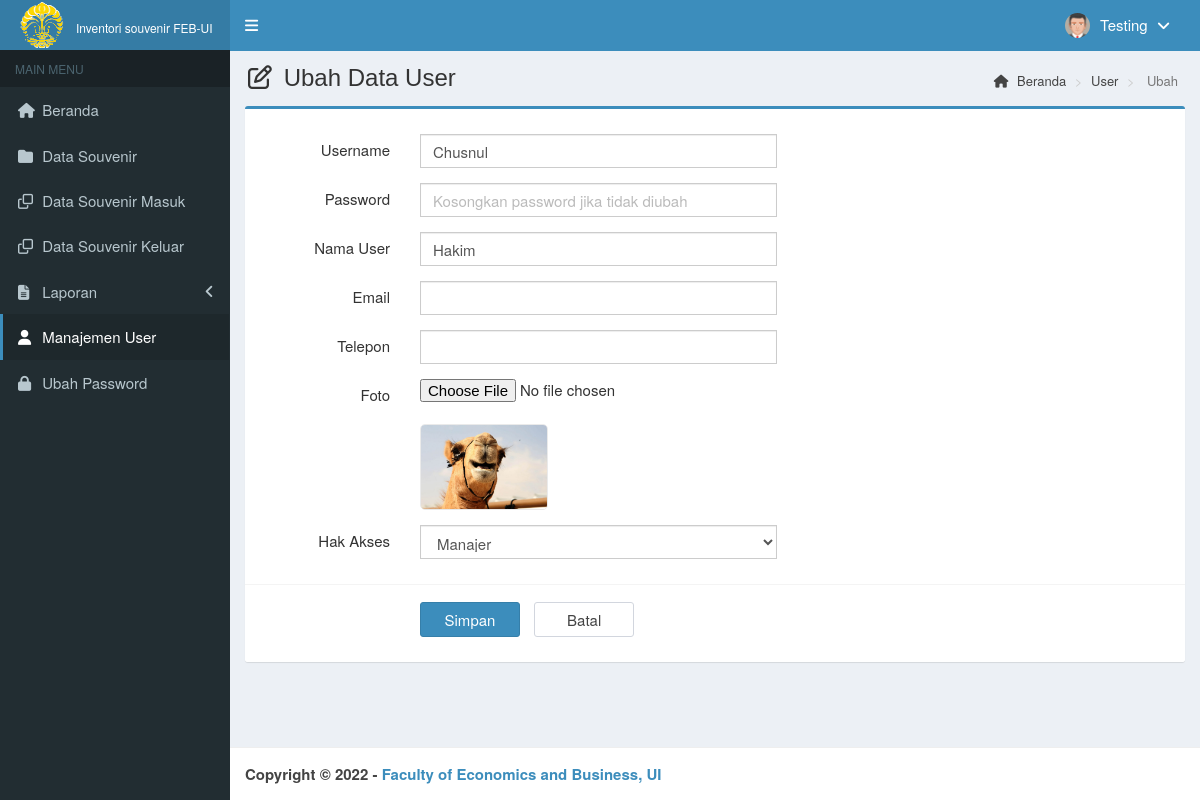
The app's page /main.php?module=form_user&form=edit&id=2 (signed in) with its own data.
### tables this page shows
CREATE TABLE `is_users` (
  `id_user` int(3) NOT NULL AUTO_INCREMENT,
  `username` varchar(50) NOT NULL,
  `nama_user` varchar(50) NOT NULL,
  `password` varchar(50) NOT NULL,
  `email` varchar(50) DEFAULT NULL,
  `telepon` varchar(13) DEFAULT NULL,
  `foto` varchar(100) DEFAULT NULL,
  `hak_akses` enum('Super Admin','Manajer','Gudang') NOT NULL,
  `status` enum('aktif','blokir') NOT NULL DEFAULT 'aktif',
  `created_at` timestamp NOT NULL DEFAULT CURRENT_TIMESTAMP,
  `updated_at` timestamp NOT NULL DEFAULT CURRENT_TIMESTAMP ON UPDATE CURRENT_TIMESTAMP,
  PRIMARY KEY (`id_user`),
  KEY `level` (`hak_akses`)
);

### modules/user/form.php (the view, shortened to what this page needs)
<?php
if ($_GET['form']=='add') { ?>
  <section class="content-header">
    <h1>
      <i class="fa fa-edit icon-title"></i> Input User
    </h1>
    <ol class="breadcrumb">
      <li><a href="?module=beranda"><i class="fa fa-home"></i> Beranda </a></li>
      <li><a href="?module=user"> User </a></li>
      <li class="active"> Input </li>
    </ol>
  </section>
  <section class="content">
    <div class="row">
      <div class="col-md-12">
        <div class="box box-primary">
          <form role="form" class="form-horizontal" method="POST" action="modules/user/proses.php?act=insert" enctype="multipart/form-data">
            <div class="box-body">
              <div class="form-group">
                <label class="col-sm-2 control-label">Username</label>
                <div class="col-sm-5">
                  <input type="text" class="form-control" name="username" autocomplete="off" required>
                </div>
              </div>
              <div class="form-group">
                <label class="col-sm-2 control-label">Password</label>
                <div class="col-sm-5">
                  <input type="password" class="form-control" name="password" autocomplete="off" required>
                </div>
              </div>
              <div class="form-group">
                <label class="col-sm-2 control-label">Nama User</label>
                <div class="col-sm-5">
                  <input type="text" class="form-control" name="nama_user" autocomplete="off" required>
                </div>
              </div>
              <div class="form-group">
                <label class="col-sm-2 control-label">Hak Akses</label>
                <div class="col-sm-5">
                  <select class="form-control" name="hak_akses" required>
                    <option value=""></option>
                    <option value="Super Admin">Super Admin</option>
                    <option value="Manajer">Manajer</option>
                    <option value="Gudang">Gudang</option>
                  </select>
                </div>
              </div>
            </div>
            <div class="box-footer">
              <div class="form-group">
                <div class="col-sm-offset-2 col-sm-10">
                  <input type="submit" class="btn btn-primary btn-submit" name="simpan" value="Simpan">
                  <a href="?module=user" class="btn btn-default btn-reset">Batal</a>
                </div>
              </div>
            </div>
          </form>
        </div>
      </div>
    </div>
  </section>
<?php
}
elseif ($_GET['form']=='edit') {
  	if (isset($_GET['id'])) {
      $query = mysqli_query($mysqli, "SELECT * FROM is_users WHERE id_user='$_GET[id]'")
                                      or die('Ada kesalahan pada query tampil data user : '.mysqli_error($mysqli));
      $data  = mysqli_fetch_assoc($query);
  	}
?>
  <section class="content-header">
    <h1>
      <i class="fa fa-edit icon-title"></i> Ubah Data User
    </h1>
    <ol class="breadcrumb">
      <li><a href="?module=beranda"><i class="fa fa-home"></i> Beranda</a></li>
      <li><a href="?module=user"> User </a></li>
      <li class="active"> Ubah </li>
    </ol>
  </section>
  <section class="content">
    <div class="row">
      <div class="col-md-12">
        <div class="box box-primary">
          <form role="form" class="form-horizontal" method="POST" action="modules/user/proses.php?act=update" enctype="multipart/form-data">
            <div class="box-body">
              <div class="form-group">
                <label class="col-sm-2 control-label">Username</label>
                <div class="col-sm-5">
                  <input type="text" class="form-control" name="username" autocomplete="off" value="<?php echo $data['username']; ?>" required>
                </div>
              </div>
              <div class="form-group">
                <label class="col-sm-2 control-label">Password</label>
                <div class="col-sm-5">
                  <input type="password" class="form-control" name="password" autocomplete="off" placeholder="Kosongkan password jika tidak diubah">
                </div>
              </div>
              <div class="form-group">
                <label class="col-sm-2 control-label">Nama User</label>
                <div class="col-sm-5">
                  <input type="text" class="form-control" name="nama_user" autocomplete="off" value="<?php echo $data['nama_user']; ?>" required>
                </div>
              </div>
              <div class="form-group">
                <label class="col-sm-2 control-label">Email</label>
                <div class="col-sm-5">
                  <input type="email" class="form-control" name="email" autocomplete="off" value="<?php echo $data['email']; ?>">
                </div>
              </div>
              <div class="form-group">
                <label class="col-sm-2 control-label">Telepon</label>
                <div class="col-sm-5">
                  <input type="text" class="form-control" name="telepon" autocomplete="off" maxlength="13" onKeyPress="return goodchars(event,'0123456789',this)" value="<?php echo $data['telepon']; ?>">
                </div>
              </div>
            <div class="form-group">
                <label class="col-sm-2 control-label">Foto</label>
                <div class="col-sm-5">
                  <input type="file" name="foto">
                  <br/>
                <?php
                if ($data['foto']=="") { ?>
                  <img style="border:1px solid #eaeaea;border-radius:5px;" src="images/user/user-default.png" width="128">
                <?php
                }
                else { ?>
                  <img style="border:1px solid #eaeaea;border-radius:5px;" src="images/user/<?php echo $data['foto']; ?>" width="128">
                <?php
                }
                ?>
                </div>
              </div>
              <div class="form-group">
                <label class="col-sm-2 control-label">Hak Akses</label>
                <div class="col-sm-5">
                  <select class="form-control" name="hak_akses" required>
                    <option value="<?php echo $data['hak_akses']; ?>"><?php echo $data['hak_akses']; ?></option>
                  </select>
                </div>
              </div>
            </div>
            <div class="box-footer">
              <div class="form-group">
                <div class="col-sm-offset-2 col-sm-10">
                  <input type="submit" class="btn btn-primary btn-submit" name="simpan" value="Simpan">
                  <a href="?module=user" class="btn btn-default btn-reset">Batal</a>
                </div>
              </div>
            </div>
          </form>
        </div>
      </div>
    </div>
  </section>
<?php
}
?>

### top-menu.php (shortened to what this page needs)
<?php
require_once "config/database.php";
$query = mysqli_query($mysqli, "SELECT id_user, nama_user, foto, hak_akses FROM is_users WHERE id_user='$_SESSION[id_user]'")
                                or die('Ada kesalahan pada query tampil Manajemen User: '.mysqli_error($mysqli));
$data = mysqli_fetch_assoc($query);
?>
<li class="dropdown user user-menu">
  <a href="#" class="dropdown-toggle" data-toggle="dropdown">
  <?php
  if ($data['foto']=="") { ?>
    <img src="images/user/user-default.png" class="user-image" alt="User Image"/>
  <?php
  }
  else { ?>
    <img src="images/user/<?php echo $data['foto']; ?>" class="user-image" alt="User Image"/>
  <?php
  }
  ?>
    <span class="hidden-xs"><?php echo $data['nama_user']; ?> <i style="margin-left:5px" class="fa fa-angle-down"></i></span>
  </a>
</li>

### css/style.css (style rules this page uses)
.form-horizontal .control-label { margin-bottom: 0; padding-top: 5px; text-align: right; }
label { display: inline-block; font-size: 15px; font-weight: 400; margin-bottom: 5px; max-width: 100%; }
.form-control { background-color: #fff; background-image: none; border: 1px solid #ccc; border-radius: 4px; box-shadow: 0 1px 1px rgba(0, 0, 0, 0.075) inset; color: #555; display: block; font-size: 15px; height: 34px; line-height: 1.42857; padding: 6px 12px; transition: border-color 0.15s ease-in-out 0s, box-shadow 0.15s ease-in-out 0s; width: 100%; }
.btn-default { background-color: #fff; border-color: #d2d6de; color: #444; }
.content-header { padding: 15px 18px 0; position: relative; }
.content-header > .breadcrumb { background: transparent none repeat scroll 0 0; border-radius: 2px; float: right; font-size: 13px; margin-bottom: 0; margin-top: 0; padding: 7px 12px; position: absolute; right: 10px; top: 15px; }
.btn-submit { width: 100px; margin-top: 7px; margin-right: 10px; font-size: 15px; }
.btn-reset { width: 100px; margin-top: 7px; font-size: 15px; }
.icon-title { margin-right: 5px; }
body { background-color: #fff; color: #333; font-size: 15px; line-height: 1.42857; }

### records on screen
is_users: foto (picture), nama_user "Testing"
is_users: username "Chusnul", nama_user "Hakim", foto (picture), hak_akses "Manajer"
